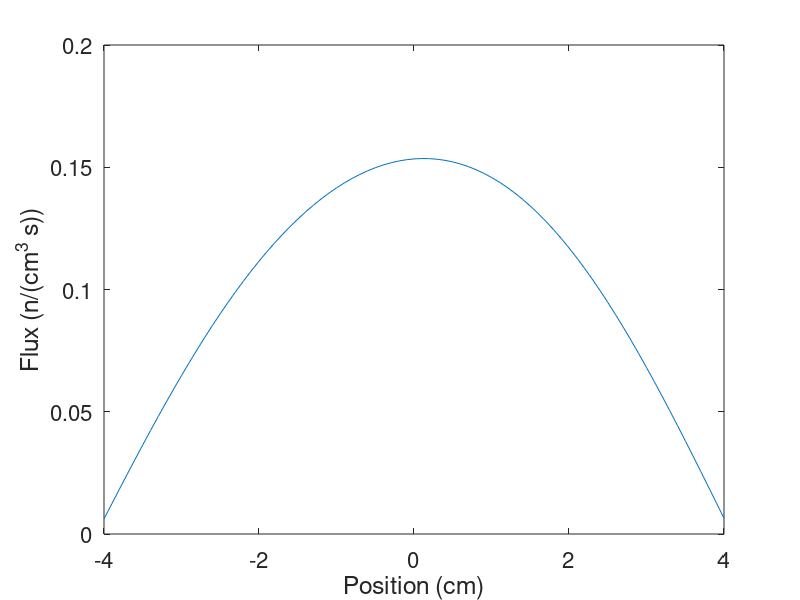

This chart was generated by the following MATLAB code:
%Power Iteration - HW6 #5
%Eric Matthews
%April 6, 2015

%Matrix definition
a = 4;
h = 0.1;
Ea = 0.7;
D = 1;
%S0 = 8;
vEf = 0.6;

n = (2*a)/h + 1;

A = zeros(n);

A(1,1) = ((2*D)/(h^2)) + Ea;
A(1,2) = (-1*D)/(h^2);

for i = 2:n-1
    A(i,i) = ((2*D)/(h^2)) + Ea;
    A(i,i-1) = (-1*D)/(h^2);
    A(i,i+1) = (-1*D)/(h^2);
end

A(n,n-1) = (-1*D)/(h^2);
A(n,n) = ((2*D)/(h^2)) + Ea;



%Algorithm
%1 Guess initials and Normalize
phi = ones(n,1);
k = 1;

phi = phi/norm(phi);

%2 (A is computed above)

%3 
Q = zeros(n,1);
for i = 1:n
    Q(i) = vEf*phi(i);
end

%4
E1 = 10^-4;
E2 = 10^-3;
conv_k = Inf;
conv_phi = Inf;
m=0;
while (conv_k > E1) && any(conv_phi > E2)
    m = m+1;
    %a
    phi_last = phi;
    D = diag(diag(A));
    L = tril(A) - D;
    U = A - D - L;
    w = 1.2;
    phi = inv(D + L.*w) * ((Q.*(1/k)).*w - (U.*w + D.*(w-1))*phi);
    
    %b
    Q_last = Q;
    Q = phi.*vEf;
    
    %c
    k_last = k;
    k = k*(sum(Q)/sum(Q_last));
    
    %d
    conv_k = abs((k-k_last)/k);
    conv_phi = zeros(n,1);
    for i = 1:n
        conv_phi(i) = abs((phi(i)-phi_last(i))/phi(i));
    end
end
m
k

phi = phi/norm(phi);

plot(-a:h:a,phi)
set(gca,'FontSize',16)
xlabel('Position (cm)','FontSize',18)
ylabel('Flux (n/(cm^{3} s))','FontSize',18)